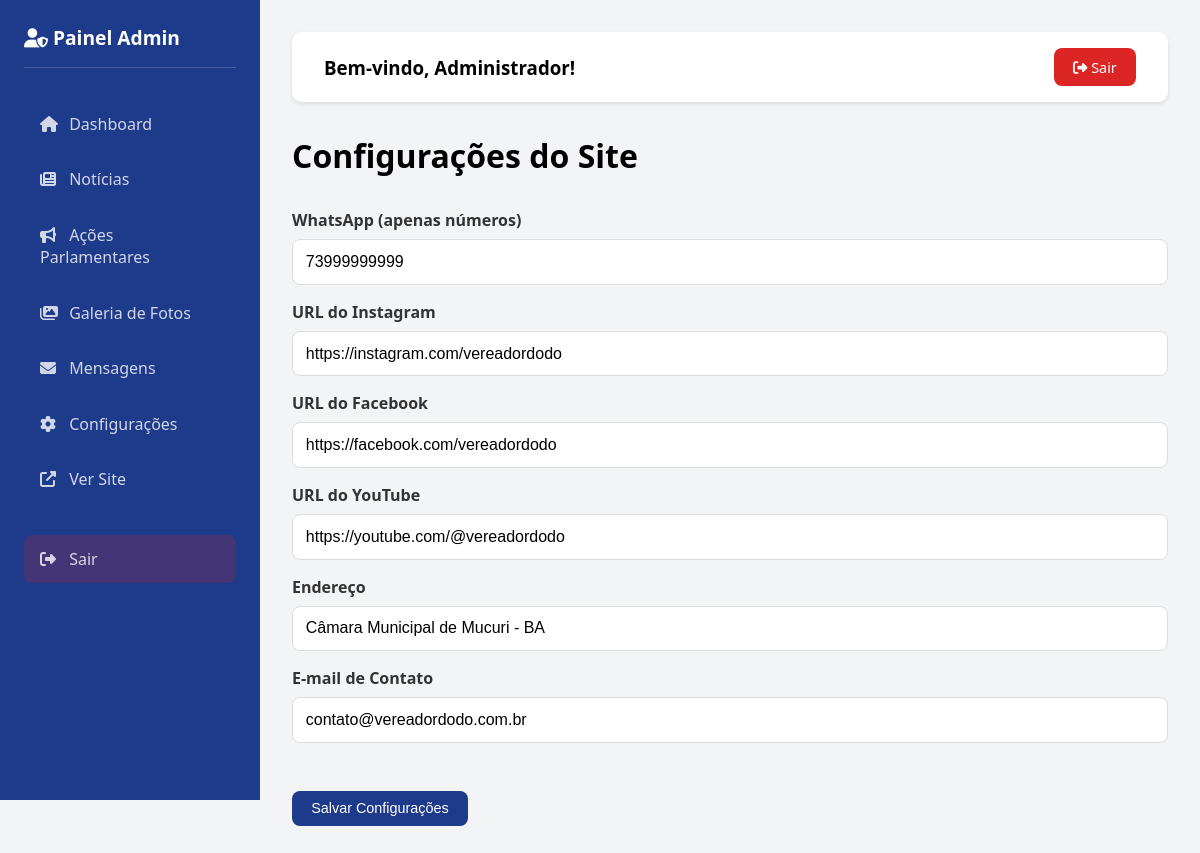
/admin/configuracoes (signed in), run on the app's committed database.
### app.py (models this page shows)
class Configuracao(db.Model):
    id = db.Column(db.Integer, primary_key=True)
    chave = db.Column(db.String(50), unique=True, nullable=False)
    valor = db.Column(db.Text)

### app.py (the view, shortened to what this page needs)
@app.route('/admin/configuracoes', methods=['GET', 'POST'])
def admin_configuracoes():
    if 'admin_id' not in session:
        return redirect(url_for('admin_login'))
    configs = {}
    for c in Configuracao.query.all():
        configs[c.chave] = c.valor
    return render_template('admin/configuracoes.html', configs=configs)

### templates/admin/configuracoes.html (shortened to what this page needs)
{% extends "admin_base.html" %}
{% block content %}
<h1 style="margin-bottom: 2rem;">Configurações do Site</h1>
<form method="POST">
    <label>WhatsApp (apenas números)</label>
    <input type="text" name="whatsapp_numero" value="{{ configs.get('whatsapp_numero', '') }}" placeholder="73999999999">
    <label>URL do Instagram</label>
    <input type="text" name="instagram_url" value="{{ configs.get('instagram_url', '') }}">
    <label>URL do Facebook</label>
    <input type="text" name="facebook_url" value="{{ configs.get('facebook_url', '') }}">
    <label>URL do YouTube</label>
    <input type="text" name="youtube_url" value="{{ configs.get('youtube_url', '') }}">
    <label>Endereço</label>
    <input type="text" name="endereco" value="{{ configs.get('endereco', '') }}">
    <label>E-mail de Contato</label>
    <input type="email" name="email_contato" value="{{ configs.get('email_contato', '') }}">
    <div style="margin-top: 2rem;">
        <button type="submit" class="btn btn-primary">Salvar Configurações</button>
    </div>
</form>
{% endblock %}

### templates/admin_base.html (shortened to what this page needs)
<!DOCTYPE html>
<html lang="pt-br">
<head>
    <link rel="stylesheet" href="https://cdnjs.cloudflare.com/ajax/libs/font-awesome/6.4.0/css/all.min.css">
</head>
<body>
    <aside class="sidebar">
        <h2><i class="fas fa-user-shield"></i> Painel Admin</h2>
        <a href="/admin"><i class="fas fa-home"></i> Dashboard</a>
        <a href="/admin/noticias"><i class="fas fa-newspaper"></i> Notícias</a>
        <a href="/admin/acoes"><i class="fas fa-bullhorn"></i> Ações Parlamentares</a>
        <a href="/admin/galeria"><i class="fas fa-images"></i> Galeria de Fotos</a>
        <a href="/admin/mensagens"><i class="fas fa-envelope"></i> Mensagens</a>
        <a href="/admin/configuracoes"><i class="fas fa-cog"></i> Configurações</a>
        <a href="/" target="_blank"><i class="fas fa-external-link-alt"></i> Ver Site</a>
        <a href="/admin/logout" style="margin-top: 2rem; background: rgba(220,38,38,0.2);"><i class="fas fa-sign-out-alt"></i> Sair</a>
    </aside>
    <div class="main-content">
        <div class="top-bar">
            <h3>Bem-vindo, {{ session.get('admin_nome', 'Administrador') }}!</h3>
            <a href="/admin/logout" class="btn btn-danger"><i class="fas fa-sign-out-alt"></i> Sair</a>
        </div>
        {% block content %}{% endblock %}
    </div>
</body>
</html>

### templates/admin_base.html (style rules this page uses)
* { margin: 0; padding: 0; box-sizing: border-box; }
body { font-family: 'Segoe UI', sans-serif; background: #f3f4f6; display: flex; min-height: 100vh; }
.sidebar { width: 260px; background: #1e3a8a; color: white; padding: 1.5rem; position: fixed; height: 100vh; overflow-y: auto; }
.sidebar h2 { font-size: 1.2rem; margin-bottom: 2rem; padding-bottom: 1rem; border-bottom: 1px solid rgba(255,255,255,0.2); }
.sidebar a { display: block; color: rgba(255,255,255,0.8); text-decoration: none; padding: 0.8rem 1rem; margin-bottom: 0.5rem; border-radius: 8px; transition: all 0.3s; }
.sidebar a i { width: 25px; }
.main-content { margin-left: 260px; flex: 1; padding: 2rem; }
.top-bar { background: white; padding: 1rem 2rem; border-radius: 10px; margin-bottom: 2rem; display: flex; justify-content: space-between; align-items: center; box-shadow: 0 2px 4px rgba(0,0,0,0.1); }
.btn { padding: 0.6rem 1.2rem; border-radius: 8px; text-decoration: none; display: inline-block; font-size: 0.9rem; cursor: pointer; border: none; }
.btn-primary { background: #1e3a8a; color: white; }
.btn-danger { background: #dc2626; color: white; }
form input, form select, form textarea { width: 100%; padding: 0.8rem; border: 1px solid #ddd; border-radius: 8px; margin-bottom: 1rem; font-size: 1rem; }
form label { display: block; margin-bottom: 0.5rem; font-weight: 600; color: #333; }

### data on the page
Configuracao: whatsapp_numero "73999999999"
Configuracao: instagram_url "https://instagram.com/vereadordodo"
Configuracao: facebook_url "https://facebook.com/vereadordodo"
Configuracao: youtube_url "https://youtube.com/@vereadordodo"
Configuracao: endereco "Câmara Municipal de Mucuri - BA"
Configuracao: email_contato "contato@vereadordodo.com.br"

### other printed values
{{ session.get('admin_nome', 'Administrador') }} "Administrador"
